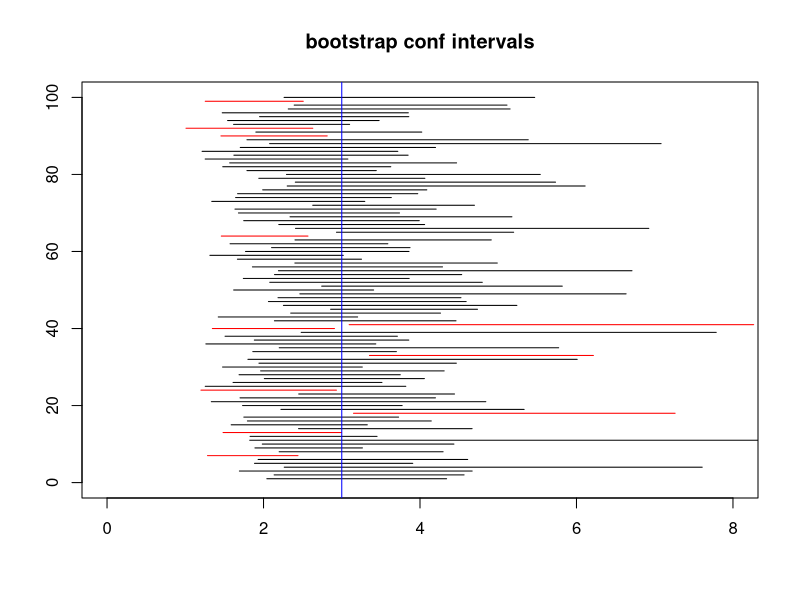
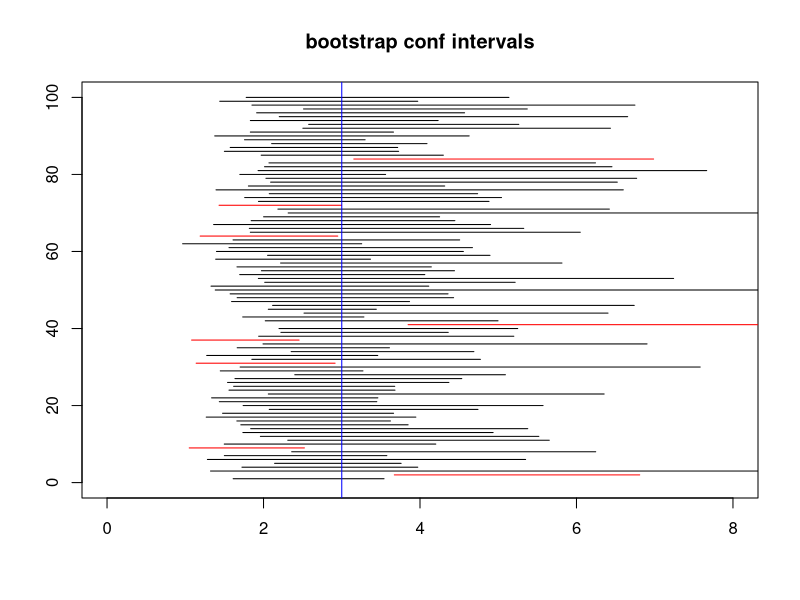

The R source for these figures, in order: (Note: this script raises an error after producing the figures.)
## ---- chunk 1
knitr::opts_chunk$set(echo = FALSE)
set.seed(1234)
## ---- chunk 2
n <- 20
r <- 100
B <- 1000
true.mean <- 3
simple.contains <- numeric(r)
simple.ci <- matrix(NA,nrow=r,ncol=2)
for (i in 1:r) {
  x <- rexp(20,rate=1/true.mean)
  s <- numeric(B)
  for (j in 1:B) {
    boot <- sample(n,replace=TRUE)
    s[j] <- mean(x[boot])
  }
  # this is equivalent to using the 'boot' package:
  #simple.boot <- boot(x,R=B,function(x,i) mean(x[i]))
  #s <- simple.boot$t
  simple.ci[i,] <- quantile(s,c(.025,.975))
}
simple.contains <- (true.mean > simple.ci[,1] & true.mean < simple.ci[,2])
#sum(simple.contains)/r
#mean(simple.ci[,2] - simple.ci[,1])
## ---- chunk 3
plot(0,0,type="n",xlim=c(0,8),ylim=c(0,r),xlab="",ylab="",main="bootstrap conf intervals")
segments(simple.ci[,1],1:r,simple.ci[,2],1:r,col=ifelse(simple.contains,"black","red"))
abline(v=true.mean,col="blue")
## ---- chunk 4
pivot.contains <- numeric(r)
pivot.ci <- matrix(NA,nrow=r,ncol=2)
for (i in 1:r) {
  x <- rexp(n,rate=1/true.mean)
  mean.x <- mean(x)
  sd.x <- sd(x)
  z <- numeric(B)
  for (j in 1:B) {
    boot <- sample(n,replace=TRUE)
    z[j] <- (mean.x - mean(x[boot]))/sd(x[boot])
  }
  pivot.ci[i,] <- mean.x + sd.x*quantile(z,c(.025,.975))
}
pivot.contains <- (true.mean > pivot.ci[,1] & true.mean < pivot.ci[,2])
#sum(pivot.contains)/r
#mean(pivot.ci[,2] - pivot.ci[,1])
## ---- chunk 5
plot(0,0,type="n",xlim=c(0,8),ylim=c(0,r),xlab="",ylab="",main="bootstrap conf intervals")
segments(pivot.ci[,1],1:r,pivot.ci[,2],1:r,col=ifelse(pivot.contains,"black","red"))
abline(v=true.mean,col="blue")
## ---- chunk 6
knitr::include_graphics("VarianceStabilization.png")
## ---- chunk 7
library(boot)
mean.fun = function(d, i) { 
  m = mean(d$hours[i])
  n = length(i)
  v = (n-1)*var(d$hours[i])/n^2
  c(m, v) }
air.boot <- boot(aircondit, mean.fun, R = 999)
results = boot.ci(air.boot, type = c("basic", "stud"))
## ---- chunk 8
results
